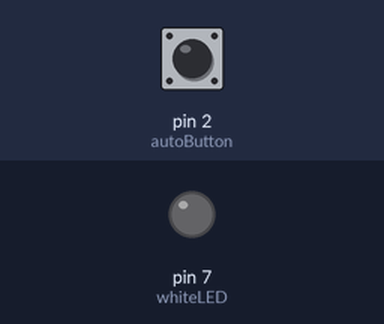
The sketch below on a simulated Arduino Uno, built with avr-gcc and run on an emulated ATmega328P. Parts: output pins drawn as LEDs (lit = HIGH). The inputs (shaded band) are chosen by the test bench; at power-on: pin 2 (autoButton) HIGH. Pins used as bus, display or sensor lines are not drawn; what the sketch prints to the serial monitor is not drawn.

Above: at 1.2 s.
1.3 s: pin 2 (autoButton) pulled LOW for 0.15 s
At 2.1 s:
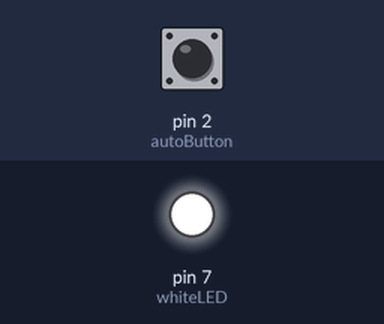
Timing chart, 0 to 4.3 s (numbered marks = the images above; inputs shaded):
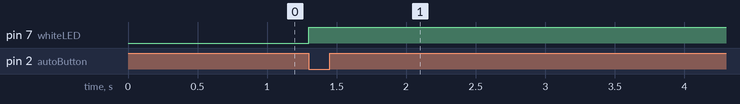

Measured:
- after the input at 1.3 s, pin 7 (whiteLED): LOW → HIGH at once

The sketch:

pushButton.ino
```cpp
#include <SPI.h>
#include <MFRC522.h>

#define RST_PIN         9           // Configurable, see typical pin layout above
#define SS_PIN          10          // Configurable, see typical pin layout above

MFRC522 mfrc522(SS_PIN, RST_PIN);

#define autoButton 2
#define manualButton 8
#define blueLED 5
#define redLED 3
#define greenLED 4
#define whiteLED 7
#define yellowLED 6
#define intervalLED 1000
#define intervalNFC 1500

int color = 0;
unsigned long timerLED = 0;
unsigned long timerNFC = 0;
int ledState = 0;


void setup() {
  // put your setup code here, to run once:
  Serial.begin(9600);                                           // Initialize serial communications with the PC
  SPI.begin();                                                  // Init SPI bus
  mfrc522.PCD_Init();                                              // Init MFRC522 card
  Serial.println("Aproach card");
  pinMode(manualButton, INPUT_PULLUP);
  pinMode(autoButton, INPUT_PULLUP);
  pinMode(redLED, INPUT);
  pinMode(greenLED, INPUT);
  pinMode(blueLED, INPUT);
  pinMode(yellowLED, INPUT);
  pinMode(whiteLED, INPUT);

}

void loop() {
  // put your main code here, to run repeatedly:

      int status = digitalRead(autoButton);
      if (status == 0){
        pinMode(whiteLED, OUTPUT);
        digitalWrite(whiteLED, HIGH);
      }else{
        pinMode(whiteLED, INPUT);
      }


}
```
